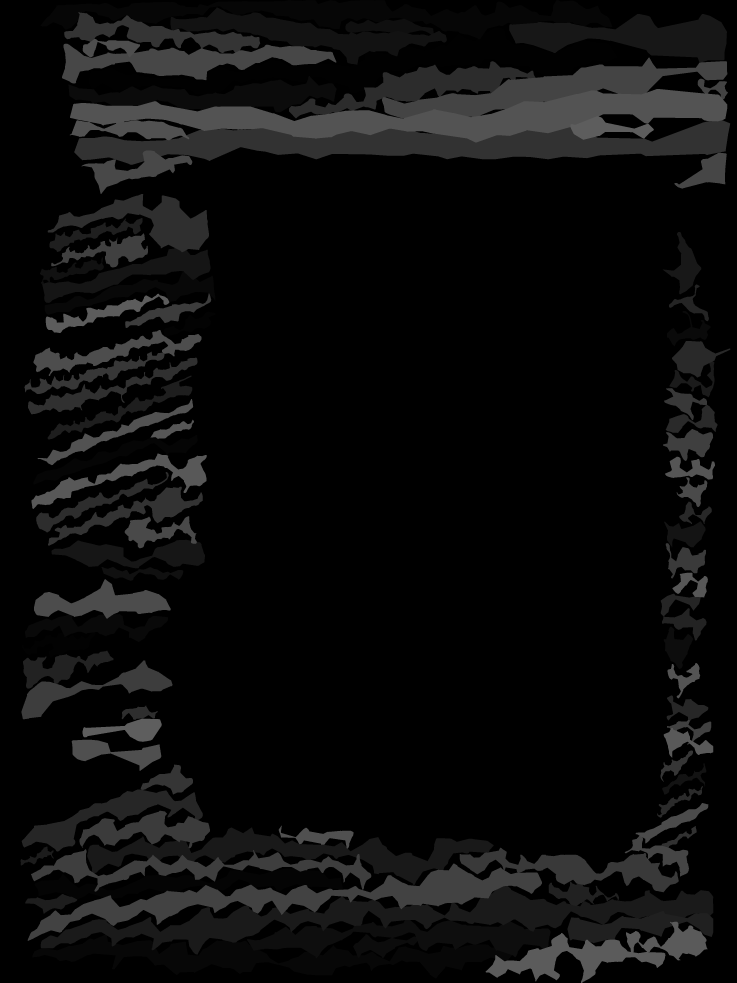
#> input picture multiskew_evaluation/predicted_polygon_labels/ms_1.png, 2945 x 3929 px, given as the content of the folder images, which was not available (shown at 1/4 size)
$ python convert_to_page_format.py
#> lines starting #> are read from the running program, lines starting #| are printed output that depends on the picture; after the words box and inside, x2 and y2 are one past the last pixel; in counts of white or black regions, pixels touching at a corner belong together; pictures that were not available may be replaced by others from this repository, and a replacement may not be noted
import os
from glob import glob
import cv2
import numpy as np
from tqdm import tqdm
from datetime import datetime
import lxml.etree as ET

_ns = {'p': 'http://schema.primaresearch.org/PAGE/gts/pagecontent/2013-07-15'}
output_folder='multi_skew_prediction_xml/'
os.makedirs('multi_skew_prediction_xml')
polygon_labels_dir= 'predicted_polygon_labels/'
original_pages_dir= 'images/'

def get_page_filename(image_filename: str) -> str:
    return os.path.join(os.path.dirname(image_filename),
                        '{}.xml'.format(os.path.basename(image_filename)[:-4]))


def get_basename(image_filename: str) -> str:
    directory, basename = os.path.split(image_filename)
    return '{}'.format( basename)


def save_and_resize(img: np.array, filename: str, size=None) -> None:
    if size is not None:
        h, w = img.shape[:2]
        resized = cv2.resize(img, (int(w*size), int(h*size)),
                             interpolation=cv2.INTER_LINEAR)
        cv2.imwrite(filename, resized)
    else:
        cv2.imwrite(filename, img)


def xml_to_coordinates(t):
    result = []
    for p in t.split(' '):
        values = p.split(',')
        assert len(values) == 2
        x, y = int(float(values[0])), int(float(values[1]))
        result.append((x,y))
    result=np.array(result)
    return result

def coordinates(cnt):
    coords=''
    for i in range(len(cnt[0])):
        coord=str(cnt[0][i][0][0])+','+str(cnt[0][i][0][1])+' '
        coords=coords+coord
    return coords[:-1]

original_path_list = glob('{}/*.png'.format(original_pages_dir))
for original_path in original_path_list:
    xmlns = "http://schema.primaresearch.org/PAGE/gts/pagecontent/2018-07-15"
    xsi = "http://www.w3.org/2001/XMLSchema-instance"
    schemaLocation = "http://schema.primaresearch.org/PAGE/gts/pagecontent/2017-07-15 http://schema.primaresearch.org/PAGE/gts/pagecontent/2017-07-15/pagecontent.xsd"

    PcGts = ET.Element("{" + xmlns + "}PcGts",
                       attrib={"{" + xsi + "}schemaLocation": schemaLocation},
                       nsmap={'xsi': xsi, None: xmlns})

    Metadata = ET.SubElement(PcGts, 'Metadata')
    Creator = ET.SubElement(Metadata, 'Creator')
    Creator.text = 'Berat'
    Metadata.append(Creator)
    Created = ET.SubElement(Metadata, 'Created')
    Created.text = datetime.now().strftime('%Y-%m-%dT%H:%M:%S')
    Metadata.append(Created)
    LastChange = ET.SubElement(Metadata, 'LastChange')
    LastChange.text = datetime.now().strftime('%Y-%m-%dT%H:%M:%S')
    Metadata.append(LastChange)
    PcGts.append(Metadata)

    original_page_name=get_basename(original_path)
    original_page = cv2.imread(original_path, 1)
#> original_page is the input picture: shape (3929, 2945, 3); min 0, max 94, mean 12.5
    rows, cols, ch = original_page.shape
#> rows = 3929; cols = 2945; ch = 3
    Page = ET.SubElement(PcGts, 'Page')
    Page.set('imageFilename', original_page_name)
    Page.set('imageWidth', str(cols))
    Page.set('imageHeight', str(rows))

    TextRegion = ET.SubElement(Page, 'TextRegion')
    TextRegion.set('id', 'region_textline')
    TextRegion.set('custom', '0')
    Coords = ET.SubElement(TextRegion, 'Coords')
    TextRegion.append(Coords)


    polygon_labels = cv2.imread(polygon_labels_dir + original_page_name, 0)
#> polygon_labels: shape (3929, 2945); min 0, max 94, mean 12.5


    labels = np.unique(polygon_labels)[1:]
#> labels = 94 values from 1 to 94
    textlineid = 0
    for tlabel in labels:
        textline = np.zeros((rows, cols), dtype=np.uint8)
        textline[polygon_labels == tlabel] = 255
        tcontours, hierarchy = cv2.findContours(textline, cv2.RETR_TREE, cv2.CHAIN_APPROX_SIMPLE)
        tcoords = coordinates(tcontours)
        TextLine = ET.SubElement(TextRegion, 'TextLine')
        TextLine.set('id', 'textline_' + str(textlineid))
        TextLine.set('custom', '0')
        textlineid = textlineid + 1
        Coords = ET.SubElement(TextLine, 'Coords')
        Coords.set('points', tcoords)
        TextLine.append(Coords)
        TextRegion.append(TextLine)
#> this loop made 94 passes
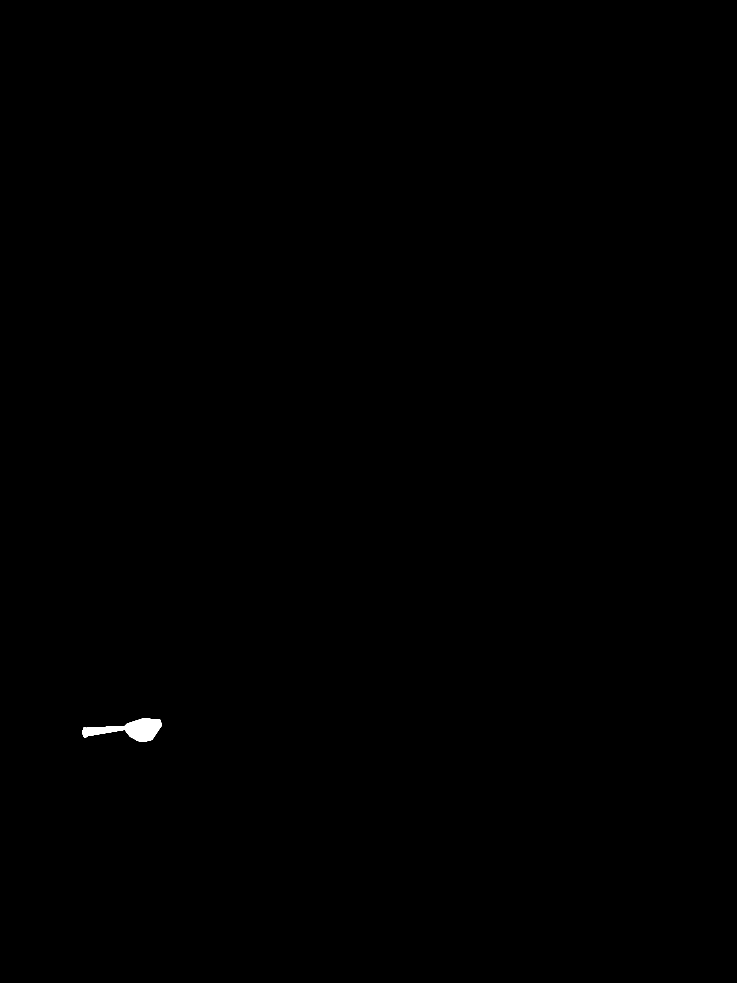
#> textline: shape (3929, 2945) (shown at 1/4 size); 0.13% white; 1 white region, box (x1, y1, x2, y2) and area: (330, 2875, 647, 2967) 14465
#> after the loop, textlineid = 94

    Page.append(TextRegion)

    PcGts.append(Page)

    mydata = ET.tostring(PcGts, pretty_print=True, encoding='utf-8', xml_declaration=True)
    myfile = open('multi_skew_prediction_xml/' + original_page_name[:-4] + '.xml', "w")
    myfile.write(mydata.decode("utf-8"))
    myfile.close()

$ run again, on multiskew_evaluation/predicted_polygon_labels/ms_14.png
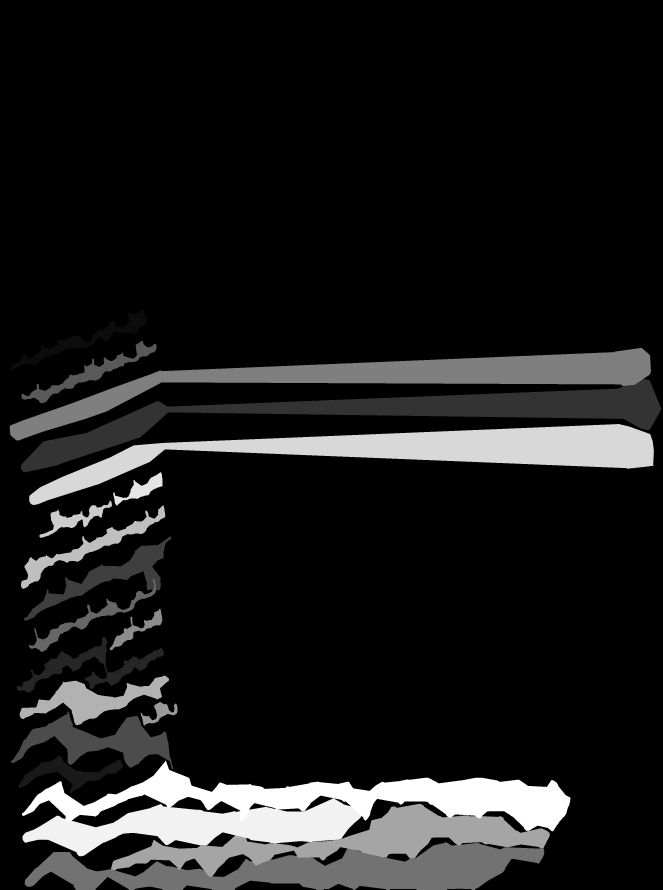
#> input picture multiskew_evaluation/predicted_polygon_labels/ms_14.png, 2649 x 3557 px, given as the content of the folder images, which was not available (shown at 1/4 size)
#> original_page is the input picture: shape (3557, 2649, 3); min 0, max 20, mean 2.15
#> labels = 20 values from 1 to 20
#> the loop `for tlabel in labels:` made 20 passes
#> after the loop `for tlabel in labels:`:
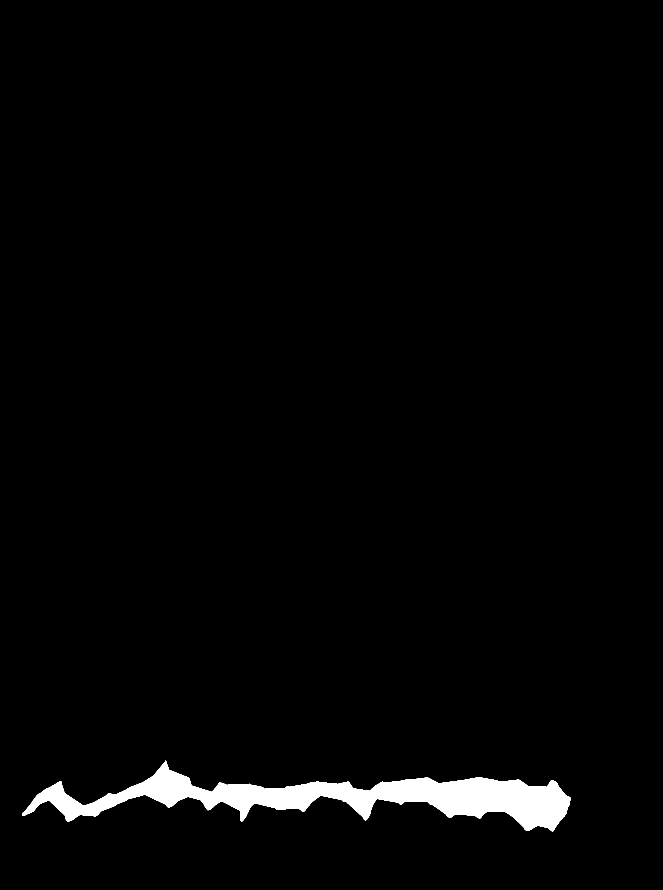
#> textline: shape (3557, 2649) (shown at 1/4 size); 2.2% white; 1 white region, box (x1, y1, x2, y2) and area: (88, 3043, 2282, 3325) 205003
#> after the loop `for tlabel in labels:`: textlineid = 20

$ run again, on multiskew_evaluation/predicted_polygon_labels/ms_15.png
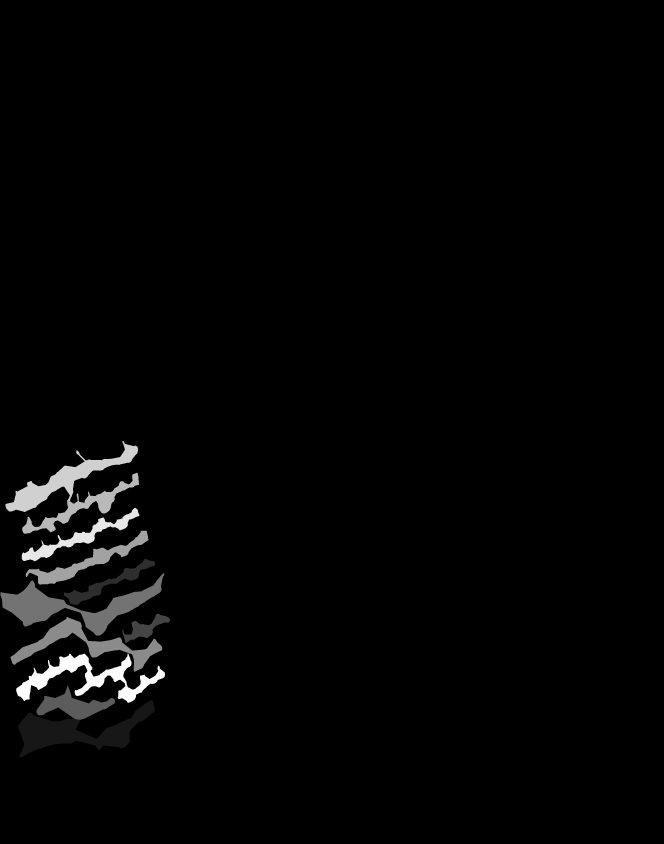
#> input picture multiskew_evaluation/predicted_polygon_labels/ms_15.png, 2656 x 3376 px, given as the content of the folder images, which was not available (shown at 1/4 size)
#> original_page is the input picture: shape (3376, 2656, 3); min 0, max 11, mean 0.193
#> labels = [1, 2, 3, 4, 5, 6, 7, 8, 9, 10, 11]
#> the loop `for tlabel in labels:` made 11 passes
#> after the loop `for tlabel in labels:`:
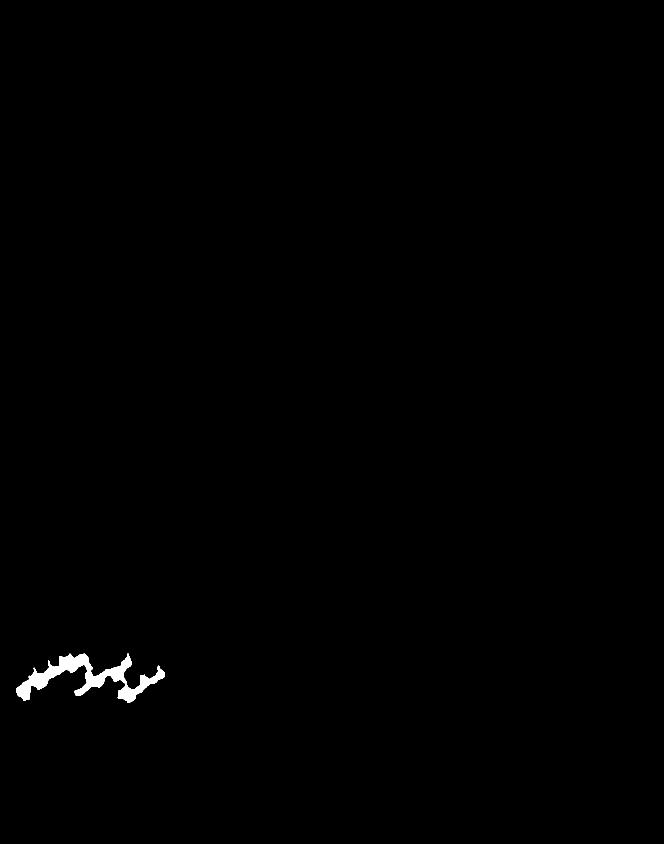
#> textline: shape (3376, 2656) (shown at 1/4 size); 0.38% white; 1 white region, box (x1, y1, x2, y2) and area: (65, 2614, 660, 2811) 34218
#> after the loop `for tlabel in labels:`: textlineid = 11
